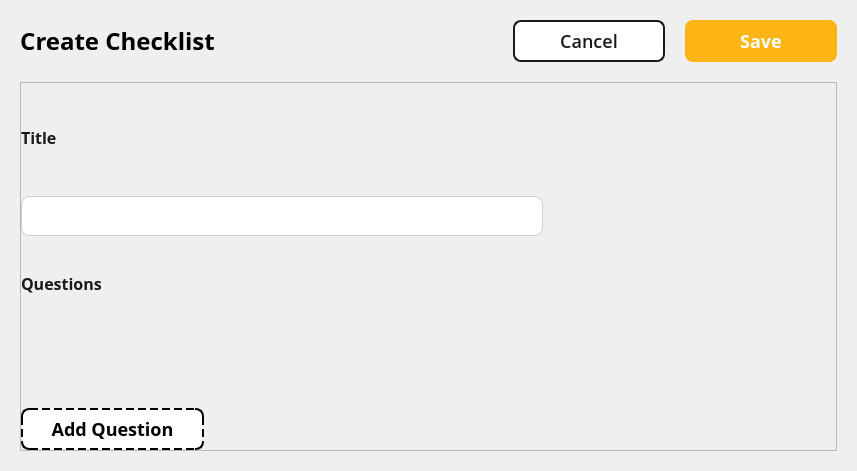
<?xml version="1.0" encoding="UTF-8"?>
<ui version="4.0">
 <class>CreateChecklistPage</class>
 <widget class="QWidget" name="CreateChecklistPage">
  <property name="geometry">
   <rect>
    <x>0</x>
    <y>0</y>
    <width>857</width>
    <height>471</height>
   </rect>
  </property>
  <property name="windowTitle">
   <string>Form</string>
  </property>
  <property name="styleSheet">
   <string notr="true">#backButton {
	background: transparent;
	border: none;
	font-family: Open Sans;
	font-size: 24px;
	line-height: 34px;
	font-weight: 600;
	letter spacing: 0%
}

QLabel {
	color: #1A1A1A;
	font-family: Open Sans;
	font-weight: 600;
	font-size: 16px;
	line-height: 24px;
	letter-spacing: 0%;
}

QLineEdit {
	color: #1A1A1A;
	background: white;
	font-family: Open Sans;
	font-weight: 400;
	font-size: 16px;
	line-height: 24px;
	letter-spacing: 0%;
	border-radius: 8px;
	border: 1px solid #CCCCCC;
	padding-left: 12px;
	padding-right: 12px;
}</string>
  </property>
  <layout class="QVBoxLayout" name="verticalLayout">
   <property name="spacing">
    <number>20</number>
   </property>
   <property name="leftMargin">
    <number>20</number>
   </property>
   <property name="topMargin">
    <number>20</number>
   </property>
   <property name="rightMargin">
    <number>20</number>
   </property>
   <property name="bottomMargin">
    <number>20</number>
   </property>
   <item>
    <layout class="QHBoxLayout" name="horizontalLayout">
     <item>
      <widget class="QPushButton" name="backButton">
       <property name="sizePolicy">
        <sizepolicy hsizetype="Fixed" vsizetype="Fixed">
         <horstretch>0</horstretch>
         <verstretch>0</verstretch>
        </sizepolicy>
       </property>
       <property name="minimumSize">
        <size>
         <width>24</width>
         <height>34</height>
        </size>
       </property>
       <property name="maximumSize">
        <size>
         <width>230</width>
         <height>34</height>
        </size>
       </property>
       <property name="text">
        <string>Create Checklist</string>
       </property>
       <property name="icon">
        <iconset resource="../../../../../Resources/Resources.qrc">
         <normaloff>:/images/nav_back.svg</normaloff>:/images/nav_back.svg</iconset>
       </property>
       <property name="iconSize">
        <size>
         <width>24</width>
         <height>24</height>
        </size>
       </property>
      </widget>
     </item>
     <item>
      <spacer name="horizontalSpacer">
       <property name="orientation">
        <enum>Qt::Orientation::Horizontal</enum>
       </property>
       <property name="sizeHint" stdset="0">
        <size>
         <width>40</width>
         <height>20</height>
        </size>
       </property>
      </spacer>
     </item>
     <item>
      <widget class="QPushButton" name="cancelButton">
       <property name="sizePolicy">
        <sizepolicy hsizetype="Fixed" vsizetype="Fixed">
         <horstretch>0</horstretch>
         <verstretch>0</verstretch>
        </sizepolicy>
       </property>
       <property name="minimumSize">
        <size>
         <width>152</width>
         <height>42</height>
        </size>
       </property>
       <property name="maximumSize">
        <size>
         <width>152</width>
         <height>42</height>
        </size>
       </property>
       <property name="styleSheet">
        <string notr="true">QPushButton {
	background: white;
	border: 2px solid #1A1A1A;
	border-radius: 8px;
	font-family: Open Sans;
	font-weight: 500;
	font-size: 18px;
	color: #1A1A1A;
}

QPushButton:hover {
    background-color: #D6ECFF;
}

QPushButton:pressed {
    background-color: #B7DCFF;
    padding-top: 2px;
	padding-left: 2px;
}</string>
       </property>
       <property name="text">
        <string>Cancel</string>
       </property>
      </widget>
     </item>
     <item>
      <widget class="QPushButton" name="saveButton">
       <property name="sizePolicy">
        <sizepolicy hsizetype="Fixed" vsizetype="Fixed">
         <horstretch>0</horstretch>
         <verstretch>0</verstretch>
        </sizepolicy>
       </property>
       <property name="minimumSize">
        <size>
         <width>152</width>
         <height>42</height>
        </size>
       </property>
       <property name="maximumSize">
        <size>
         <width>152</width>
         <height>42</height>
        </size>
       </property>
       <property name="styleSheet">
        <string notr="true">QPushButton {
	background: #FDB515;
	border: none;
	border-radius: 8px;
	font-family: Open-Sans;
	font-weight: 500;
	font-size: 18px;
	color: white;
}

QPushButton:hover {
    background-color: #E6A512;
}

QPushButton:pressed {
    background-color: #CC8F0F;
    padding-top: 2px;
	padding-left: 2px;
}</string>
       </property>
       <property name="text">
        <string>Save</string>
       </property>
      </widget>
     </item>
    </layout>
   </item>
   <item>
    <widget class="QScrollArea" name="scrollArea">
     <property name="styleSheet">
      <string notr="true"/>
     </property>
     <property name="widgetResizable">
      <bool>true</bool>
     </property>
     <widget class="QWidget" name="container">
      <property name="geometry">
       <rect>
        <x>0</x>
        <y>0</y>
        <width>815</width>
        <height>365</height>
       </rect>
      </property>
      <layout class="QVBoxLayout" name="containerLayout">
       <property name="spacing">
        <number>10</number>
       </property>
       <property name="leftMargin">
        <number>0</number>
       </property>
       <property name="topMargin">
        <number>0</number>
       </property>
       <property name="rightMargin">
        <number>0</number>
       </property>
       <property name="bottomMargin">
        <number>0</number>
       </property>
       <item>
        <widget class="QWidget" name="TitleContainer" native="true">
         <layout class="QVBoxLayout" name="verticalLayout_3">
          <property name="spacing">
           <number>4</number>
          </property>
          <property name="leftMargin">
           <number>0</number>
          </property>
          <property name="topMargin">
           <number>0</number>
          </property>
          <property name="rightMargin">
           <number>0</number>
          </property>
          <property name="bottomMargin">
           <number>0</number>
          </property>
          <item>
           <widget class="QLabel" name="titleLabel">
            <property name="text">
             <string>Title</string>
            </property>
           </widget>
          </item>
          <item>
           <widget class="QLineEdit" name="titleEdit">
            <property name="minimumSize">
             <size>
              <width>522</width>
              <height>40</height>
             </size>
            </property>
            <property name="maximumSize">
             <size>
              <width>522</width>
              <height>40</height>
             </size>
            </property>
           </widget>
          </item>
         </layout>
        </widget>
       </item>
       <item>
        <widget class="QWidget" name="QuestionContainer" native="true">
         <layout class="QVBoxLayout" name="verticalLayout_4">
          <property name="spacing">
           <number>4</number>
          </property>
          <property name="leftMargin">
           <number>0</number>
          </property>
          <property name="topMargin">
           <number>0</number>
          </property>
          <property name="rightMargin">
           <number>0</number>
          </property>
          <property name="bottomMargin">
           <number>0</number>
          </property>
          <item>
           <widget class="QLabel" name="questionsLabel">
            <property name="text">
             <string>Questions</string>
            </property>
           </widget>
          </item>
          <item>
           <widget class="QWidget" name="questionItems" native="true"/>
          </item>
         </layout>
        </widget>
       </item>
       <item>
        <widget class="QPushButton" name="addQuestionButton">
         <property name="minimumSize">
          <size>
           <width>182</width>
           <height>42</height>
          </size>
         </property>
         <property name="maximumSize">
          <size>
           <width>183</width>
           <height>42</height>
          </size>
         </property>
         <property name="styleSheet">
          <string notr="true">QPushButton {
	background: white;
	border: 2px dashed black;
	border-radius: 8px;
	font-family: Open-Sans;
	font-weight: 500;
	font-size: 18px;
	color: black;
}

QPushButton:hover {
    background-color: #D6ECFF;
}

QPushButton:pressed {
    background-color: #B7DCFF;
    padding-top: 2px;
	padding-left: 2px;
}</string>
         </property>
         <property name="text">
          <string>Add Question</string>
         </property>
        </widget>
       </item>
      </layout>
     </widget>
    </widget>
   </item>
  </layout>
 </widget>
 <resources>
  <include location="../../../../../Resources/Resources.qrc"/>
 </resources>
 <connections/>
</ui>
